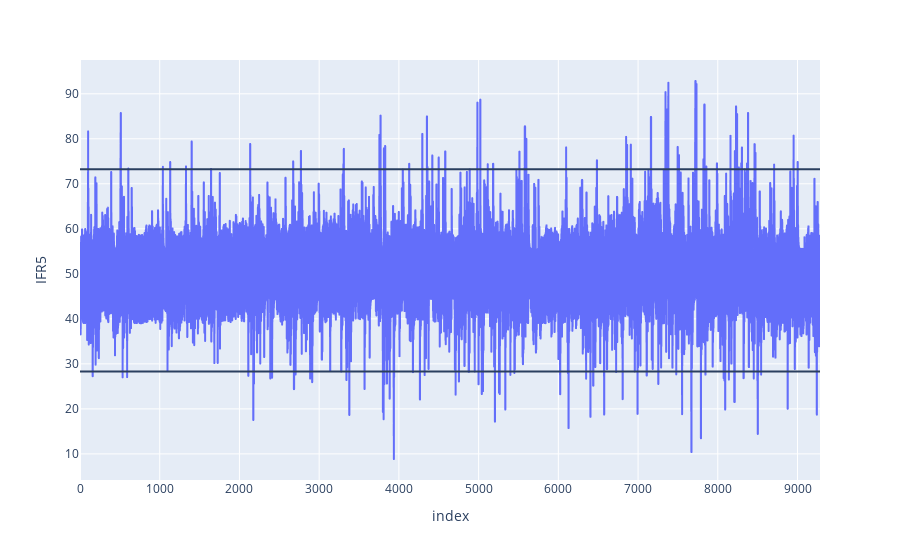

Source (notebook cell):
### Code cell
fig = px.line(df, y=df['IFR5'])
fig.add_hline(y=n1)
fig.add_hline(y=n2)
fig.show()

### Figure 1 — Plotly figure (JSON) as saved in the notebook; plotly's stock layout.template omitted (floating-point values rounded to 4 significant figures; data arrays with more than 128 entries replaced by an {"elided": "..."} marker saying what was removed)
{"data": [{"hovertemplate": "index=%{x}<br>IFR5=%{y}<extra></extra>", "legendgroup": "", "line": {"color": "#636efa", "dash": "solid"}, "marker": {"symbol": "circle"}, "mode": "lines", "name": "", "showlegend": false, "type": "scattergl", "x": {"elided": "9283 int values"}, "xaxis": "x", "y": {"elided": "9283 float values"}, "yaxis": "y"}], "layout": {"legend": {"tracegroupgap": 0}, "margin": {"t": 60}, "shapes": [{"type": "line", "x0": 0, "x1": 1, "xref": "x domain", "y0": 73.21, "y1": 73.21, "yref": "y"}, {"type": "line", "x0": 0, "x1": 1, "xref": "x domain", "y0": 28.31, "y1": 28.31, "yref": "y"}], "xaxis": {"anchor": "y", "domain": [0, 1], "title": {"text": "index"}}, "yaxis": {"anchor": "x", "domain": [0, 1], "title": {"text": "IFR5"}}}}
